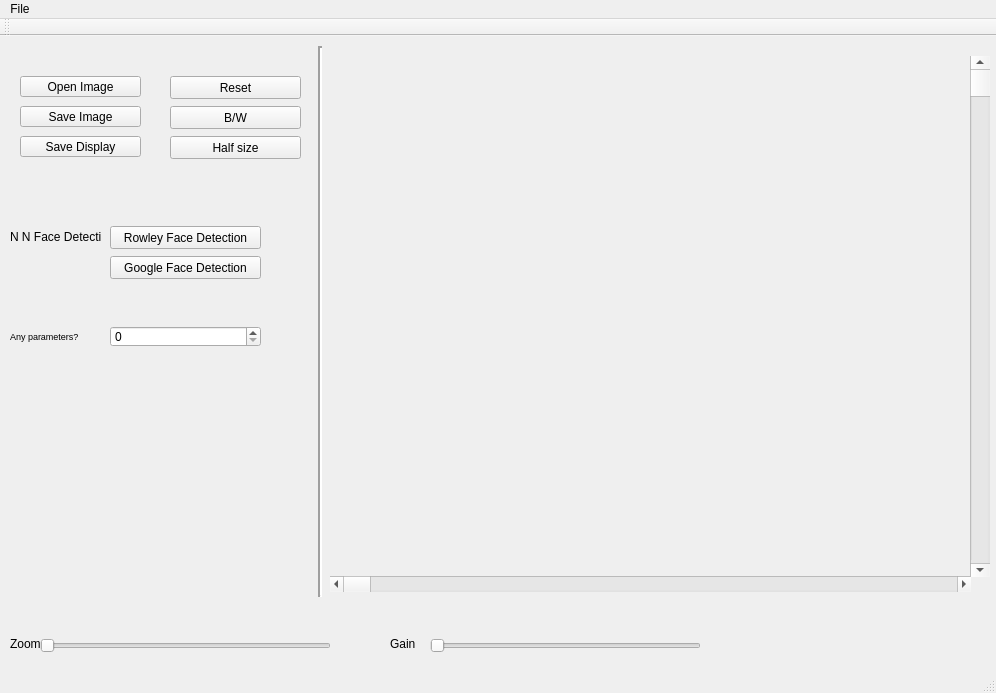
<?xml version="1.0" encoding="UTF-8"?>
<ui version="4.0">
 <class>MainWindow</class>
 <widget class="QMainWindow" name="MainWindow">
  <property name="geometry">
   <rect>
    <x>0</x>
    <y>0</y>
    <width>996</width>
    <height>693</height>
   </rect>
  </property>
  <property name="windowTitle">
   <string>MainWindow</string>
  </property>
  <widget class="QWidget" name="centralWidget">
   <widget class="QPushButton" name="openButton">
    <property name="geometry">
     <rect>
      <x>20</x>
      <y>40</y>
      <width>121</width>
      <height>21</height>
     </rect>
    </property>
    <property name="text">
     <string>Open Image</string>
    </property>
   </widget>
   <widget class="QLabel" name="ImgDisplay">
    <property name="geometry">
     <rect>
      <x>330</x>
      <y>19</y>
      <width>640</width>
      <height>521</height>
     </rect>
    </property>
    <property name="text">
     <string/>
    </property>
   </widget>
   <widget class="QPushButton" name="saveButton">
    <property name="geometry">
     <rect>
      <x>20</x>
      <y>70</y>
      <width>121</width>
      <height>21</height>
     </rect>
    </property>
    <property name="text">
     <string>Save Image</string>
    </property>
   </widget>
   <widget class="QPushButton" name="resetButton">
    <property name="geometry">
     <rect>
      <x>170</x>
      <y>40</y>
      <width>131</width>
      <height>23</height>
     </rect>
    </property>
    <property name="text">
     <string>Reset</string>
    </property>
   </widget>
   <widget class="QPushButton" name="bwButton">
    <property name="geometry">
     <rect>
      <x>170</x>
      <y>70</y>
      <width>131</width>
      <height>23</height>
     </rect>
    </property>
    <property name="text">
     <string>B/W</string>
    </property>
   </widget>
   <widget class="QSlider" name="zoomSlider">
    <property name="geometry">
     <rect>
      <x>40</x>
      <y>600</y>
      <width>291</width>
      <height>19</height>
     </rect>
    </property>
    <property name="maximum">
     <number>999</number>
    </property>
    <property name="orientation">
     <enum>Qt::Horizontal</enum>
    </property>
   </widget>
   <widget class="QLabel" name="label">
    <property name="geometry">
     <rect>
      <x>10</x>
      <y>600</y>
      <width>31</width>
      <height>16</height>
     </rect>
    </property>
    <property name="text">
     <string>Zoom</string>
    </property>
   </widget>
   <widget class="QScrollBar" name="horizontalScrollBar">
    <property name="geometry">
     <rect>
      <x>330</x>
      <y>540</y>
      <width>641</width>
      <height>16</height>
     </rect>
    </property>
    <property name="maximum">
     <number>999</number>
    </property>
    <property name="orientation">
     <enum>Qt::Horizontal</enum>
    </property>
   </widget>
   <widget class="QScrollBar" name="verticalScrollBar">
    <property name="geometry">
     <rect>
      <x>970</x>
      <y>20</y>
      <width>20</width>
      <height>521</height>
     </rect>
    </property>
    <property name="maximum">
     <number>999</number>
    </property>
    <property name="orientation">
     <enum>Qt::Vertical</enum>
    </property>
   </widget>
   <widget class="QPushButton" name="saveDisplayButton">
    <property name="geometry">
     <rect>
      <x>20</x>
      <y>100</y>
      <width>121</width>
      <height>21</height>
     </rect>
    </property>
    <property name="text">
     <string>Save Display</string>
    </property>
   </widget>
   <widget class="QPushButton" name="halfButton">
    <property name="geometry">
     <rect>
      <x>170</x>
      <y>100</y>
      <width>131</width>
      <height>23</height>
     </rect>
    </property>
    <property name="text">
     <string>Half size</string>
    </property>
   </widget>
   <widget class="Line" name="line">
    <property name="geometry">
     <rect>
      <x>310</x>
      <y>10</y>
      <width>20</width>
      <height>551</height>
     </rect>
    </property>
    <property name="lineWidth">
     <number>2</number>
    </property>
    <property name="orientation">
     <enum>Qt::Vertical</enum>
    </property>
   </widget>
   <widget class="QSlider" name="brightnessSlider">
    <property name="geometry">
     <rect>
      <x>430</x>
      <y>600</y>
      <width>271</width>
      <height>19</height>
     </rect>
    </property>
    <property name="maximum">
     <number>999</number>
    </property>
    <property name="orientation">
     <enum>Qt::Horizontal</enum>
    </property>
   </widget>
   <widget class="QLabel" name="label_14">
    <property name="geometry">
     <rect>
      <x>390</x>
      <y>600</y>
      <width>31</width>
      <height>16</height>
     </rect>
    </property>
    <property name="text">
     <string>Gain</string>
    </property>
   </widget>
   <widget class="QPushButton" name="rowleyButton">
    <property name="geometry">
     <rect>
      <x>110</x>
      <y>190</y>
      <width>151</width>
      <height>23</height>
     </rect>
    </property>
    <property name="text">
     <string>Rowley Face Detection</string>
    </property>
   </widget>
   <widget class="QPushButton" name="googleButton">
    <property name="geometry">
     <rect>
      <x>110</x>
      <y>220</y>
      <width>151</width>
      <height>23</height>
     </rect>
    </property>
    <property name="text">
     <string>Google Face Detection</string>
    </property>
   </widget>
   <widget class="QLabel" name="label_15">
    <property name="geometry">
     <rect>
      <x>10</x>
      <y>190</y>
      <width>91</width>
      <height>21</height>
     </rect>
    </property>
    <property name="text">
     <string>N N Face Detection:</string>
    </property>
   </widget>
   <widget class="QLabel" name="label_16">
    <property name="geometry">
     <rect>
      <x>10</x>
      <y>290</y>
      <width>91</width>
      <height>21</height>
     </rect>
    </property>
    <property name="font">
     <font>
      <pointsize>7</pointsize>
     </font>
    </property>
    <property name="text">
     <string>Any parameters?</string>
    </property>
   </widget>
   <widget class="QSpinBox" name="randomNumBox">
    <property name="geometry">
     <rect>
      <x>110</x>
      <y>290</y>
      <width>151</width>
      <height>21</height>
     </rect>
    </property>
   </widget>
  </widget>
  <widget class="QStatusBar" name="statusBar"/>
  <widget class="QToolBar" name="mainToolBar">
   <attribute name="toolBarArea">
    <enum>TopToolBarArea</enum>
   </attribute>
   <attribute name="toolBarBreak">
    <bool>false</bool>
   </attribute>
  </widget>
  <widget class="QMenuBar" name="menuBar">
   <property name="geometry">
    <rect>
     <x>0</x>
     <y>0</y>
     <width>996</width>
     <height>21</height>
    </rect>
   </property>
   <widget class="QMenu" name="menuFile">
    <property name="title">
     <string>File</string>
    </property>
    <addaction name="actionOpen"/>
   </widget>
   <addaction name="menuFile"/>
  </widget>
  <action name="actionOpen">
   <property name="text">
    <string>Open</string>
   </property>
  </action>
 </widget>
 <layoutdefault spacing="6" margin="11"/>
 <resources/>
 <connections/>
</ui>
